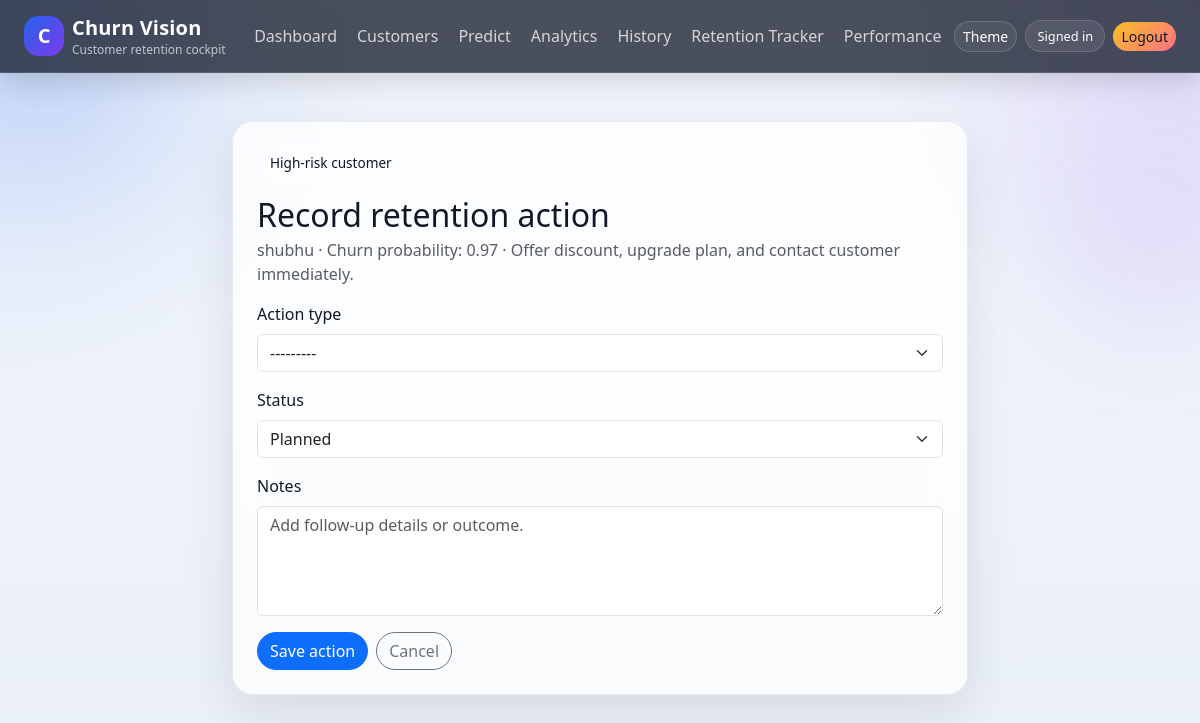
Screenshot of /retention-actions/16/add/ (signed in) with the database file from the repository.
### churnapp/models.py (models this page shows, shortened)
class PredictionHistory(models.Model):
    PREDICTION_CHOICES = [("Stay", "Stay"), ("Churn", "Churn")]
    customer_name = models.CharField(max_length=120)
    customer_id = models.CharField(max_length=30, blank=True)
    gender = models.CharField(max_length=10, blank=True)
    age = models.PositiveIntegerField(null=True, blank=True)
    contract = models.CharField(max_length=30, blank=True)
    internet_service = models.CharField(max_length=20, blank=True)
    tenure = models.PositiveIntegerField(null=True, blank=True)
    monthly_charges = models.DecimalField(max_digits=10, decimal_places=2, null=True, blank=True)
    prediction = models.CharField(max_length=10, choices=PREDICTION_CHOICES)
    probability = models.FloatField()
    risk_level = models.CharField(max_length=10)
    prediction_factors = models.TextField(blank=True)
    recommendation = models.TextField(blank=True)
    created_at = models.DateTimeField(auto_now_add=True)

### churnapp/views.py (the view)
# urls.py: path("retention-actions/<int:history_pk>/add/", views.retention_action_create, name="retention_action_add"),
@login_required
def retention_action_create(request, history_pk):
    history_item = get_object_or_404(PredictionHistory, pk=history_pk, risk_level="High")
    if request.method == "POST":
        form = RetentionActionForm(request.POST)
        if form.is_valid():
            action = form.save(commit=False)
            action.prediction_history = history_item
            action.save()
            messages.success(request, "Retention action recorded.")
            return redirect("retention_tracker")
    else:
        form = RetentionActionForm()
    return render(request, "retention_action_form.html", {"form": form, "history_item": history_item})

### churnapp/forms.py
class RetentionActionForm(BootstrapMixin, forms.ModelForm):
    class Meta:
        model = RetentionAction
        fields = ["action_type", "status", "notes"]
        widgets = {"notes": forms.Textarea(attrs={"rows": 4, "placeholder": "Add follow-up details or outcome."})}
    def __init__(self, *args, **kwargs):
        super().__init__(*args, **kwargs)
        self.add_bootstrap()

### churnapp/forms.py (called while the page is built)
    def add_bootstrap(self):
        for field in self.fields.values():
            css = "form-control"
            if isinstance(field.widget, forms.Select):
                css = "form-select"
            field.widget.attrs["class"] = css

### templates/retention_action_form.html (shortened to what this page needs)
{% extends "base.html" %}
{% block content %}
<div class="row justify-content-center">
  <div class="col-lg-8">
    <div class="card glass-card soft-border">
      <div class="card-body p-4">
        <div class="hero-chip mb-3">High-risk customer</div>
        <h2 class="mb-1">Record retention action</h2>
        <p class="text-muted">{{ history_item.customer_name }} · Churn probability: {{ history_item.probability }} · {{ history_item.recommendation }}</p>
        <form method="post">
          {% for field in form %}
            <div class="mb-3">
              <label class="form-label" for="{{ field.id_for_label }}">{{ field.label }}</label>
              {{ field }}
            </div>
          {% endfor %}
          <div class="d-flex gap-2">
            <button class="btn btn-primary pill-filter" type="submit">Save action</button>
            <a class="btn btn-outline-secondary pill-filter" href="{% url 'retention_tracker' %}">Cancel</a>
          </div>
        </form>
      </div>
    </div>
  </div>
</div>
{% endblock %}

### static/css/style.css (style rules this page uses)
:root { --bg: #f2f6fc; --bg-alt: #eaf0f8; --panel: rgba(255, 255, 255, 0.78); --panel-solid: #ffffff; --text: #101828; --muted: #667085; --border: rgba(16, 24, 40, 0.08); --primary: #2563eb; --primary-2: #7c3aed; --accent: #f97316; --success: #16a34a; --danger: #dc2626; --shadow: 0 18px 50px rgba(15, 23, 42, 0.10); }
body { min-height: 100vh; color: var(--text); background: radial-gradient(circle at top left, rgba(37, 99, 235, 0.14), transparent 28%), radial-gradient(circle at top right, rgba(124, 58, 237, 0.14), transparent 24%), linear-gradient(180deg, var(--bg) 0%, var(--bg-alt) 100%); }
body::before { content: ""; position: fixed; inset: 0; background-image: linear-gradient(rgba(255,255,255,0.03) 1px, transparent 1px), linear-gradient(90deg, rgba(255,255,255,0.03) 1px, transparent 1px); background-size: 42px 42px; pointer-events: none; opacity: 0.25; }
.hero-panel, .metric-card, .card, .table-card, .surface { position: relative; z-index: 1; background: var(--panel); backdrop-filter: blur(16px); border: 1px solid var(--border); box-shadow: var(--shadow); color: var(--text); }
.hero-chip { display: inline-flex; align-items: center; gap: 0.45rem; padding: 0.35rem 0.75rem; border-radius: 999px; background: rgba(255,255,255,0.12); border: 1px solid rgba(255,255,255,0.18); font-size: 0.85rem; }
.glass-card { border-radius: 1.3rem; }
.pill-filter { border-radius: 999px; }
.soft-border { border: 1px solid var(--border); }

### rows the page displays
PredictionHistory: customer_name "shubhu", probability "0.97", recommendation "Offer discount, upgrade plan, and contact customer immediately."

### other values shown
{{ field.label }} "Action type" "Status" "Notes"
